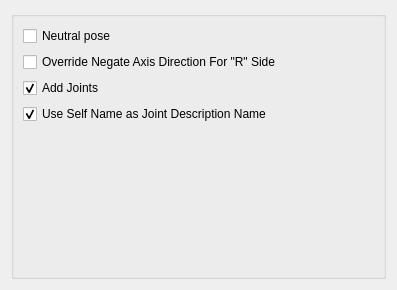
<?xml version="1.0" encoding="UTF-8"?>
<ui version="4.0">
 <class>Form</class>
 <widget class="QWidget" name="Form">
  <property name="geometry">
   <rect>
    <x>0</x>
    <y>0</y>
    <width>397</width>
    <height>290</height>
   </rect>
  </property>
  <property name="windowTitle">
   <string>Form</string>
  </property>
  <layout class="QGridLayout" name="gridLayout">
   <item row="0" column="0">
    <widget class="QGroupBox" name="groupBox">
     <property name="title">
      <string/>
     </property>
     <layout class="QGridLayout" name="gridLayout_2">
      <item row="0" column="0">
       <layout class="QVBoxLayout" name="verticalLayout">
        <item>
         <widget class="QCheckBox" name="neutralPose_checkBox">
          <property name="text">
           <string notr="true">Neutral pose</string>
          </property>
         </widget>
        </item>
        <item>
         <widget class="QCheckBox" name="overrideNegate_checkBox">
          <property name="text">
           <string notr="true">Override Negate Axis Direction For &quot;R&quot; Side</string>
          </property>
         </widget>
        </item>
        <item>
         <widget class="QCheckBox" name="addJoints_checkBox">
          <property name="text">
           <string notr="true">Add Joints</string>
          </property>
          <property name="checked">
           <bool>true</bool>
          </property>
         </widget>
        </item>
        <item>
         <widget class="QCheckBox" name="descriptionName_checkBox">
          <property name="toolTip">
           <string>&lt;html&gt;&lt;head/&gt;&lt;body&gt;&lt;p&gt;If checked will use the component name as description name for joints. This is ideal for the default EPIC naming system.&lt;br/&gt;If we are using default mGear's naming system, is recommended to uncheck this option to avoid repetition in the names.&lt;/p&gt;&lt;/body&gt;&lt;/html&gt;</string>
          </property>
          <property name="text">
           <string notr="true">Use Self Name as Joint Description Name</string>
          </property>
          <property name="checked">
           <bool>true</bool>
          </property>
         </widget>
        </item>
        <item>
         <spacer name="verticalSpacer">
          <property name="orientation">
           <enum>Qt::Vertical</enum>
          </property>
          <property name="sizeHint" stdset="0">
           <size>
            <width>20</width>
            <height>40</height>
           </size>
          </property>
         </spacer>
        </item>
       </layout>
      </item>
     </layout>
    </widget>
   </item>
  </layout>
 </widget>
 <resources/>
 <connections/>
</ui>
